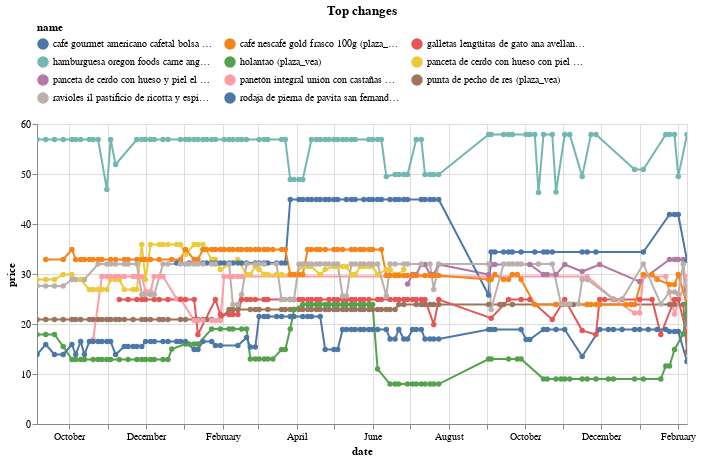

Notebook cell for this chart:
### Code cell
top_changes_abs.head(10).pipe(plot_changes, 'Top changes')

### Figure 1 — Vega-Lite specification as saved in the notebook (floating-point values rounded to 4 significant figures; data arrays with more than 128 entries replaced by an {"elided": "..."} marker saying what was removed)
{"config": {"view": {"continuousWidth": 300, "continuousHeight": 300}, "legend": {"columns": 3, "orient": "top"}}, "data": {"name": "data-af459d01f51c3b9f7cad2702955149df"}, "mark": {"type": "line", "point": true}, "encoding": {"color": {"field": "name", "scale": {"domain": ["café gourmet americano cafetal bolsa 450g (plaza_vea)", "café nescafé gold frasco 100g (plaza_vea)", "galletas lengüitas de gato ana avellana pote 320g (plaza_vea)", "hamburguesa oregon foods carne angus caja 4un (plaza_vea)", "holantao (plaza_vea)", "panceta de cerdo con hueso con piel el buen corte pro (plaza_vea)", "panceta de cerdo con hueso y piel el buen corte fresco x kg (plaza_vea)", "panetón integral unión con castañas bolsa 900g (plaza_vea)", "punta de pecho de res (plaza_vea)", "ravioles il pastificio de ricotta y espinaca bandeja 500g (plaza_vea)", "rodaja de pierna de pavita san fernando congelado (plaza_vea)"]}, "type": "nominal"}, "tooltip": [{"field": "name", "type": "nominal"}, {"field": "price", "type": "quantitative"}, {"field": "last_price", "type": "quantitative"}], "x": {"field": "date", "type": "temporal"}, "y": {"field": "price", "type": "quantitative"}}, "params": [{"name": "param_7", "select": {"type": "point", "fields": ["name"]}, "bind": "legend"}, {"name": "param_8", "select": {"type": "interval", "encodings": ["x", "y"]}, "bind": "scales"}], "title": "Top changes", "transform": [{"filter": {"param": "param_7"}}], "width": 650, "$schema": "https://vega.github.io/schema/vega-lite/v5.16.3.json", "datasets": {"data-af459d01f51c3b9f7cad2702955149df": {"elided": "834 records"}}}
